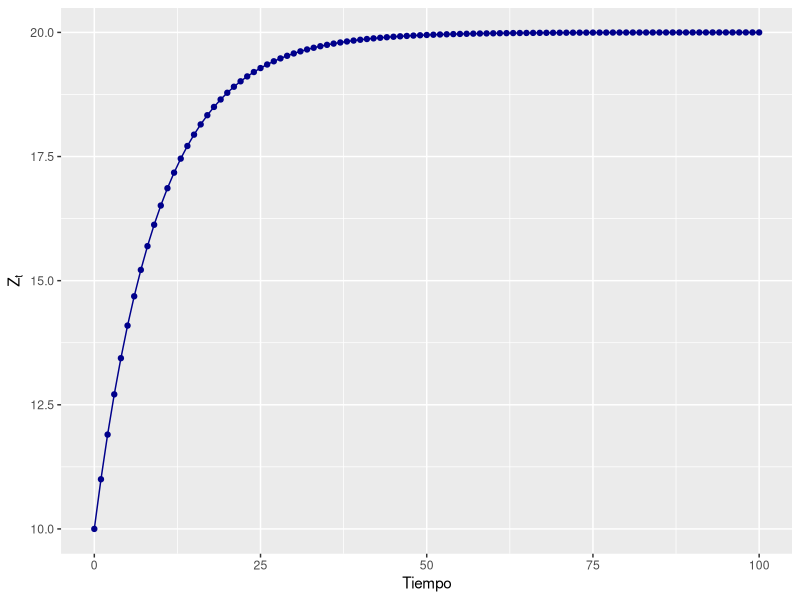
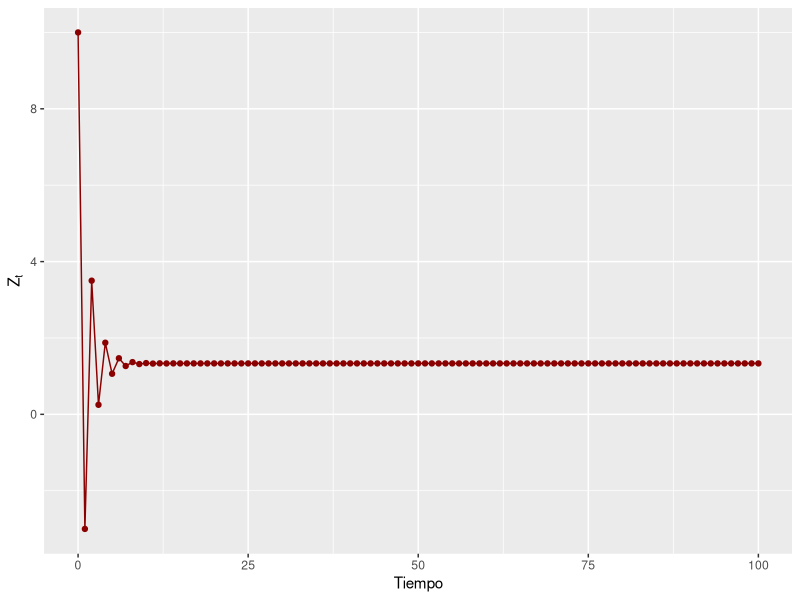
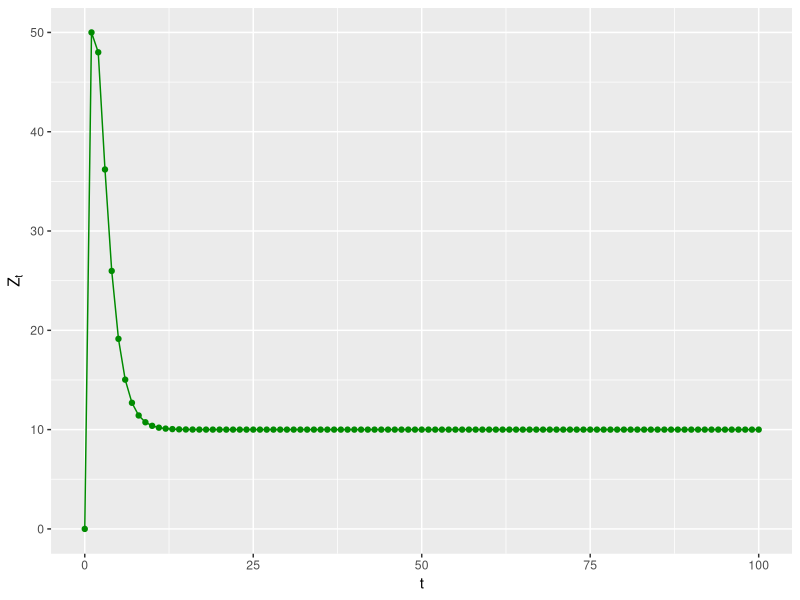
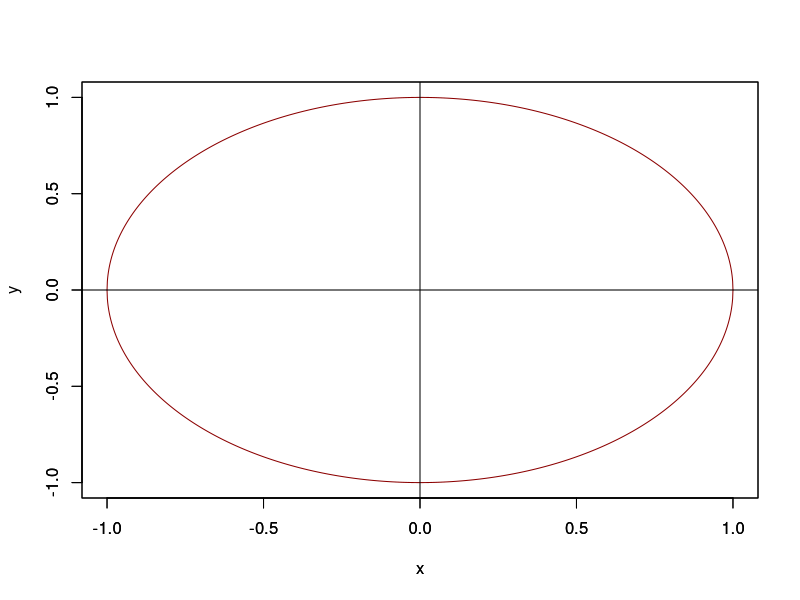

Reproduce these figures in R, in order.
## ---- chunk 1
#| label: tbl-table1
#| tbl-cap: "Dos ejemplos de Procesos de Ecuaciones Lineales de Primer Orden Convergentes"

library(knitr)
library(tidyverse)
library(kableExtra)
Tiempo = c(0:100)
Zt = rep(NA, 101)
Zt2 = rep(NA,101)
Zt[1] = 10
Zt2[1] = 10

for (i in c(2:101)){
  Zt[i] = 2+0.9*Zt[i-1]
  Zt2[i] = 2 - 0.5*Zt2[i-1]
}
lista = c(1:16, 97:101)
Tiempo1 = Tiempo[lista]
Zt1=Zt[lista]
Zt21=Zt2[lista]


tabla1 = data.frame(Tiempo1, Zt1, Zt21)
colnames(tabla1) <- c("Tiempo", "$Z_t =2+0.9Z_{t-1}$", "$Z_t = 2-0.5Z_{t-1}$")

kable(tabla1, format = "pandoc")%>%
  kable_styling(font_size = 10)
## ---- chunk 2
#| label: fig-fig21
#| fig-cap: "Evolución del proceso dado por $Z_t =2+0.9Z_{t-1}$"


ggplot(,aes(x = Tiempo, y=Zt))+
  geom_line(col="blue4")+
  geom_point(col= "blue4")+
  labs(y=expression(Z[t]))

## ---- chunk 3
#| label: fig-fig22
#| fig-cap: "Evolución del proceso dado por $Z_t =2-0.5Z_{t-1}$"

ggplot(,aes(x = Tiempo, y=Zt2))+
  geom_line(col="red4")+
  geom_point(col= "red4")+
  labs(y=expression(Z[t]))

## ---- chunk 4
#| label: tbl-table2
#| tbl-cap: "Un ejemplo de proceso de Ecuación de Segundo Orden convengente"

t = ts(c(0:100))

Zt=10-450*(0.4^t)+440*(0.5^t)

lista = c(1:16, 97:101)
t1 = t[lista]
Zt1=Zt[lista]


tabla1 = data.frame(Tiempo1, Zt1)
colnames(tabla1) <- c("Tiempo", "$Z_t =10-450(0.4)^t+440(0.5)^t$")

kable(tabla1, format = "pandoc")%>%
  kable_styling(font_size = 10)

## ---- chunk 5
#| label: fig-fig23
#| fig-cap: "Evolución del proceso dado por $Z_t =3+0.9Z_{t-1}-0.2Z_{t-2}$"

ggplot(,aes(x = t, y=Zt))+
  geom_line(col="green4")+
  geom_point(col= "green4")+
  labs(y=expression(Z[t]))

## ---- chunk 6
#| label: fig-fig24
#| fig-cap: "Circulo unitario en el que se cumple que $|g_i|<1$ y $(g_i g_j)^{1/2} = (u^2 + v^2)^{1/2} < 1$"
x = seq(-1,1,0.001)
y = sqrt(1-x^2)
par(new = T)
plot(x,y, type = "line", ylim = c(-1,1), col="red4")
par(new = T)
plot(x,-y, type = "line", ylim = c(-1,1), ylab = "", col="red4")
abline(v = 0)
abline(h=0)
